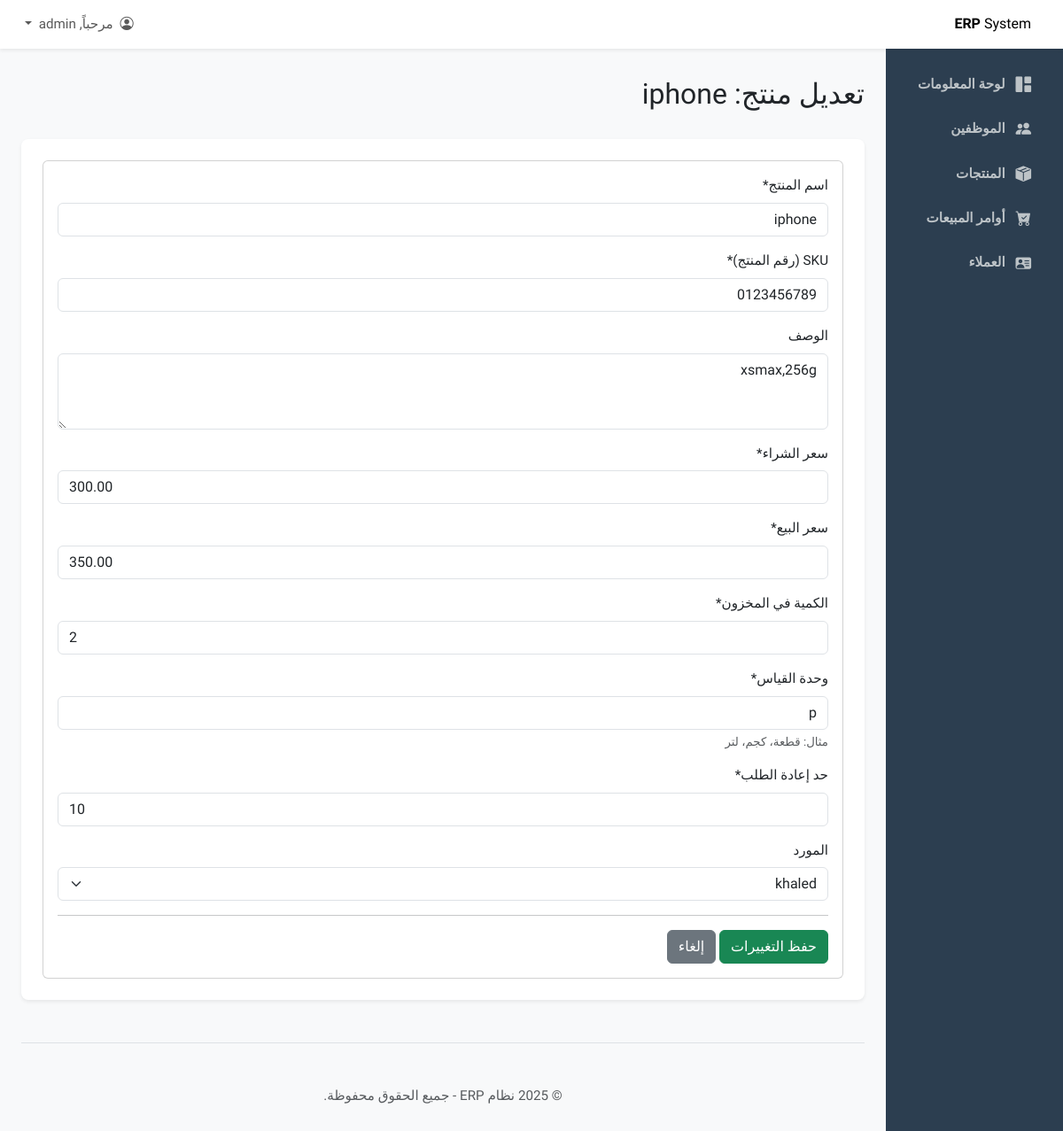
The app's page /products/1/edit/ (signed in), older data.
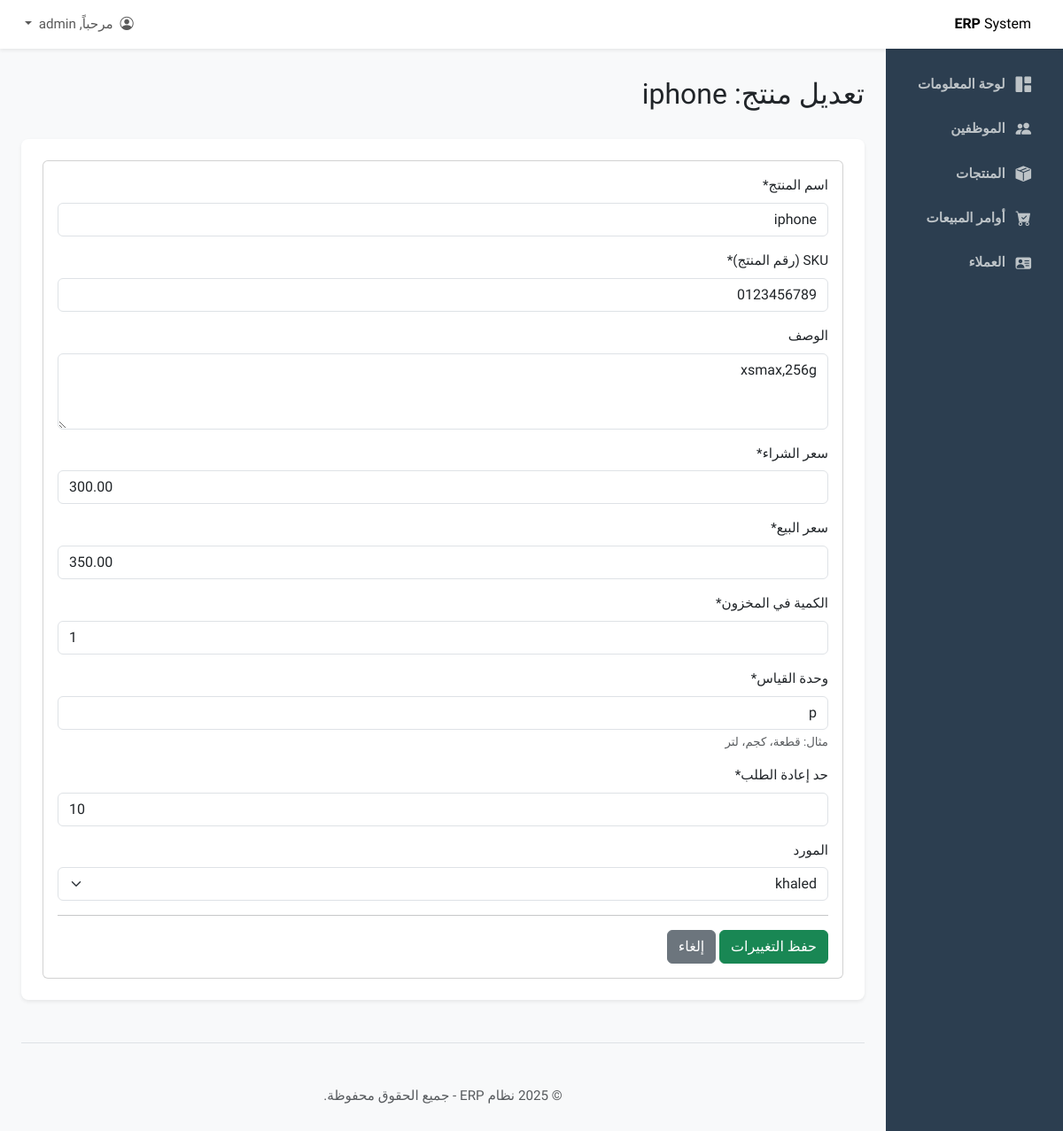
The same page, newer data.
### inventory/models.py (models this page shows, shortened)
class Product(models.Model):
    name = models.CharField(max_length=200, unique=True, verbose_name="اسم المنتج")
    description = models.TextField(blank=True, null=True, verbose_name="الوصف")
    sku = models.CharField(max_length=50, unique=True, verbose_name="SKU (رقم المنتج)")
    purchase_price = models.DecimalField(max_digits=10, decimal_places=2, verbose_name="سعر الشراء")
    sale_price = models.DecimalField(max_digits=10, decimal_places=2, verbose_name="سعر البيع")
    quantity_in_stock = models.PositiveIntegerField(default=0, verbose_name="الكمية في المخزون")
    unit_of_measure = models.CharField(max_length=50, verbose_name="وحدة القياس", help_text="مثال: قطعة، كجم، لتر")
    supplier = models.ForeignKey(Supplier, on_delete=models.SET_NULL, null=True, blank=True, verbose_name="المورد")
    reorder_level = models.PositiveIntegerField(default=10, verbose_name="حد إعادة الطلب")
    class Meta:
        verbose_name = "المنتج"
        verbose_name_plural = "المنتجات"

class Supplier(models.Model):
    name = models.CharField(max_length=200, unique=True, verbose_name="اسم المورد")
    contact_person = models.CharField(max_length=100, blank=True, null=True, verbose_name="الشخص المسؤول")
    phone_number = models.CharField(max_length=20, blank=True, null=True, verbose_name="رقم الهاتف")
    email = models.EmailField(blank=True, null=True, verbose_name="البريد الإلكتروني")
    address = models.TextField(blank=True, null=True, verbose_name="العنوان")
    def __str__(self):
        return self.name
    class Meta:
        verbose_name = "المورد"
        verbose_name_plural = "الموردين"

### inventory/views.py (the view)
# urls.py: path('<int:pk>/edit/', views.product_update_view, name='product_edit'),
@login_required
@permission_required('inventory.change_product', raise_exception=True)
def product_update_view(request, pk):
    product = get_object_or_404(Product, pk=pk)
    form = ProductForm(request.POST or None, instance=product)
    if form.is_valid():
        form.save()
        return redirect('product_list')
    return render(request, 'inventory/product_form.html', {'form': form, 'product': product})

### inventory/forms.py
class ProductForm(forms.ModelForm):
    class Meta:
        model = Product
        fields = [
            'name',
            'sku',
            'description',
            'purchase_price',
            'sale_price',
            'quantity_in_stock',
            'unit_of_measure',
            'reorder_level',
            'supplier'
        ]
        widgets = {
            'name': forms.TextInput(attrs={'class': 'form-control'}),
            'sku': forms.TextInput(attrs={'class': 'form-control'}),
            'description': forms.Textarea(attrs={'class': 'form-control', 'rows': 3}),
            'purchase_price': forms.NumberInput(attrs={'class': 'form-control'}),
            'sale_price': forms.NumberInput(attrs={'class': 'form-control'}),
            'quantity_in_stock': forms.NumberInput(attrs={'class': 'form-control'}),
            'unit_of_measure': forms.TextInput(attrs={'class': 'form-control'}),
            'reorder_level': forms.NumberInput(attrs={'class': 'form-control'}),
            'supplier': forms.Select(attrs={'class': 'form-select'}), # form-select for dropdowns
        }

### inventory/templates/inventory/product_form.html (shortened to what this page needs)
{% extends "base.html" %}
{% load crispy_forms_tags %}
{% block page_title %}
    {% if form.instance.pk %}
        تعديل منتج: {{ product.name }}
    {% else %}
        إضافة منتج جديد
    {% endif %}
{% endblock %}
{% block content %}
<div class="card">
    <div class="card-body">
        <form method="post">
            {{ form|crispy }}
            <hr>
            <button type="submit" class="btn btn-success">
                {% if form.instance.pk %}حفظ التغييرات{% else %}إضافة منتج{% endif %}
            </button>
            <a href="{% url 'product_list' %}" class="btn btn-secondary">إلغاء</a>
        </form>
    </div>
</div>
{% endblock %}

Row changes from the older to the newer data that the page shows:
changed Product "iphone": quantity_in_stock "2" → "1"
